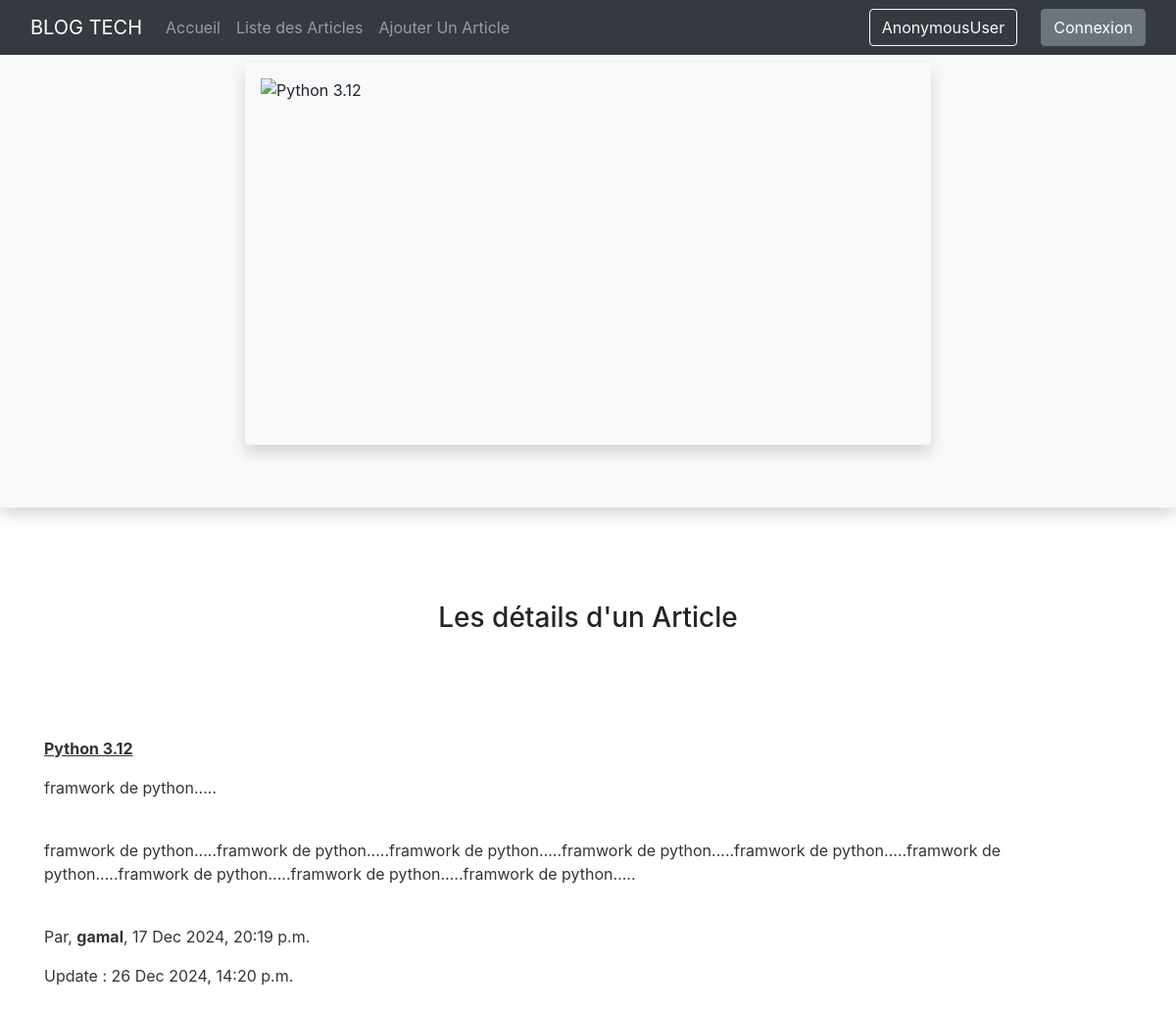
The page /blog/details/29/ on the database as committed earlier.
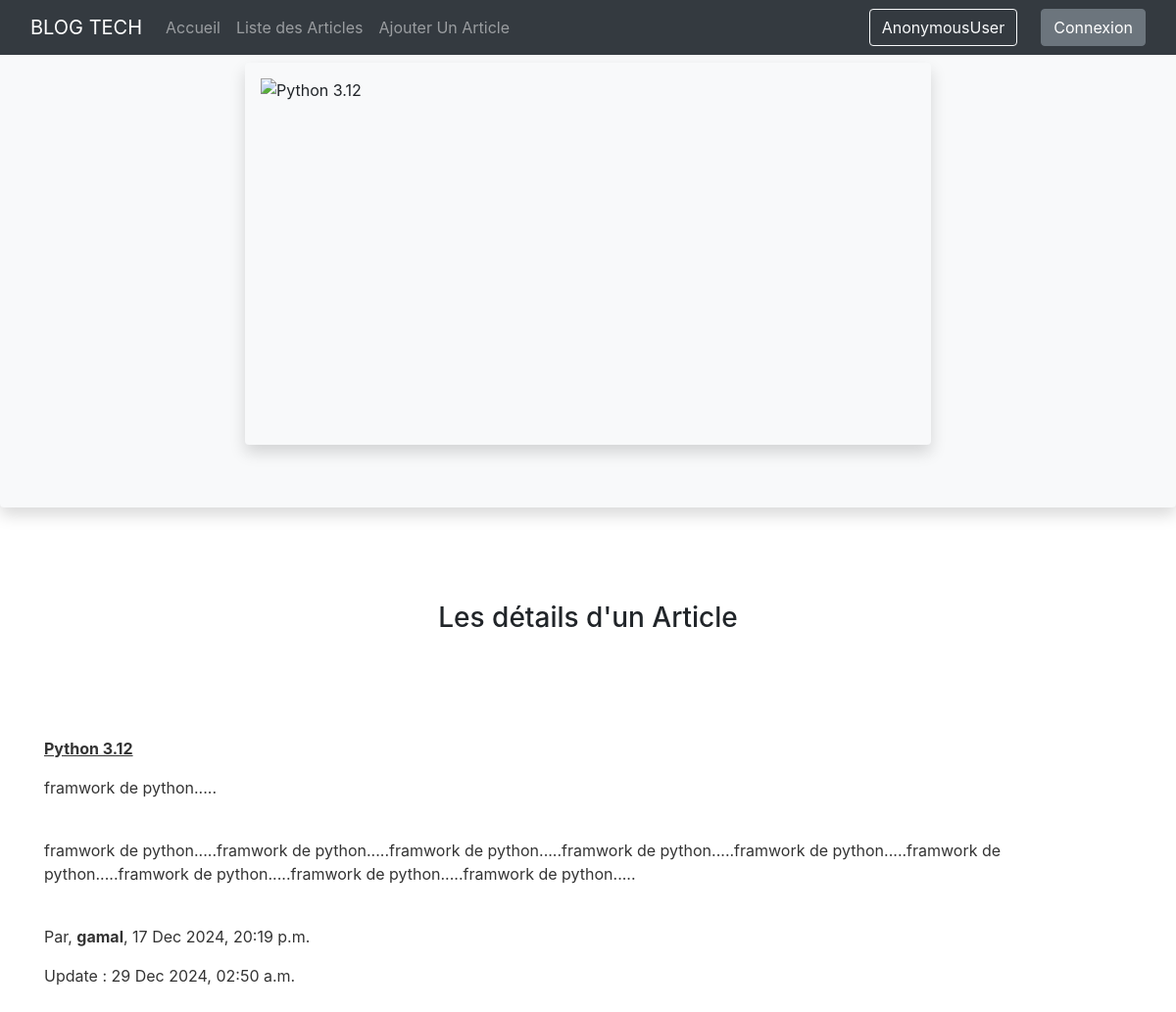
The same page on the database as committed later.
### blog/models.py (models this page shows, shortened)
class Article(models.Model):
  title = models.CharField(max_length=100)
  summary = models.TextField(max_length=500)
  content = models.TextField()
  author = models.ForeignKey(User, on_delete=models.CASCADE, default=1)
  date_create = models.DateTimeField(auto_now_add=True)
  date_updat = models.DateTimeField(auto_now=True)
  image = CloudinaryField('image', null=True) #cloudinary

### blog/views.py (the view)
# urls.py: path('details/<int:id>/', views.details_views, name="page2"),
def details_views(request, id):
  article = get_object_or_404(Article, id=id)
  return render(request, "page_s/details_article.html", {"article":article})

### templates/page_s/details_article.html (shortened to what this page needs)
{% extends "base.html" %}
{% block content %}
{% include 'partials/navbar.html' %}
<div class="contai mb-5 mt-5">
  <div class="image-details shadow p-3 mb-5 bg-body-tertiary rounded">
    {% if article.image %}
      <img src="{{ article.image.url }}" alt="{{ article.title }}" class="img-fluid p-0 shadow p-3 mb-5 bg-body-tertiary rounded" style="width: 700px; height: 390px">
    {% else %}
      <p>Pas d'image</p>
    {% endif %}
  </div>
  <div class="pb-5">
    <h3 class="text-center pt-5">Les détails d'un Article</h3>
  </div>
  <div class="container">
    <div class="pt-5">
      <p><u><b> {{ article.title }} </b></u></p>
      <p>{{ article.summary }}</p></br>
      <p>{{ article.content }}</p></br>
      <p>Par, <strong>{{ article.author }}</strong>, {{ article.date_create|date:"d M Y, H:i a" }}
      <p>Update : {{ article.date_updat|date:"d M Y, H:i a" }}</p></br>
    </div>
  </div>
</div>
{% endblock %}

Rows that differ between the two databases and show on the page:
changed Article "Python 3.12": date_updat "26 Dec 2024, 14:20 p.m." → "29 Dec 2024, 02:50 a.m."
